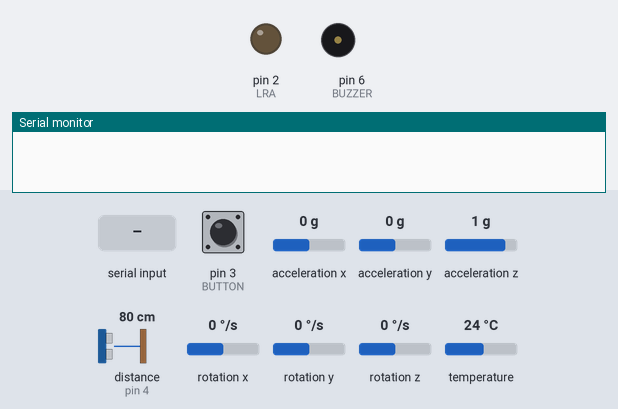
Bench run of a sketch on a simulated Arduino Uno, built with avr-gcc and run on an emulated ATmega328P. Parts: output pins drawn as LEDs (lit = HIGH), buzzer (waves = sounding), the last lines printed to the serial monitor. Wiring (inferred from the names in the program): ultrasonic range finder: trigger pin 5; echo pin 4. The inputs (shaded band) are chosen by the test bench; at power-on: distance to the obstacle (sensor on pin 4) 80 cm, pin 3 (BUTTON) LOW, acceleration x 0 g, acceleration y 0 g, acceleration z 1 g, rotation x 0 °/s, rotation y 0 °/s, rotation z 0 °/s, temperature 24 °C. The echo pulse lasts 58.3 µs per cm; pins used as bus, display or sensor lines are not drawn.

Above: at 0.01 s.
1.4 s: "e" received over the second serial link
At 2.5 s:
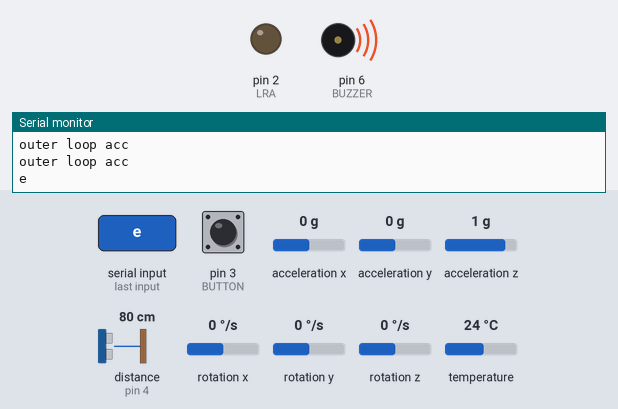
4.4 s: "w" received over the second serial link
At 5.63 s:
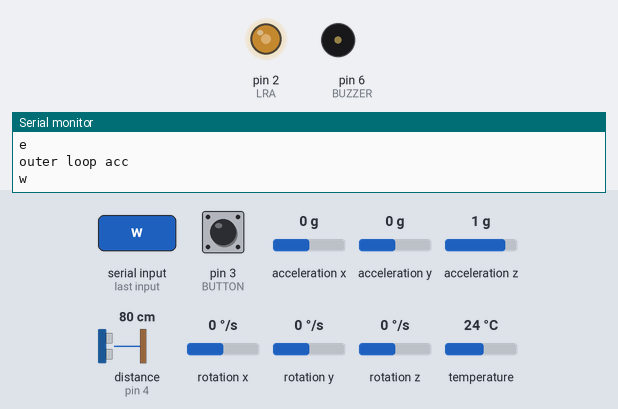
7.4 s: "b" received over the second serial link
At 8.0 s:
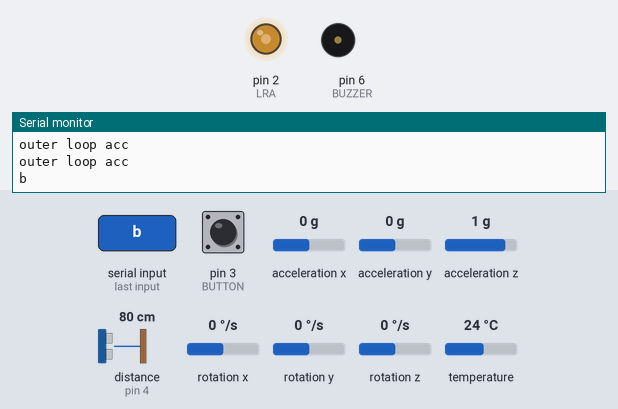
10.4 s: distance to the obstacle (sensor on pin 4) set to 96 cm
13.4 s: distance to the obstacle (sensor on pin 4) set to 106 cm
16.4 s: "a" received over the second serial link
At 19.5 s:
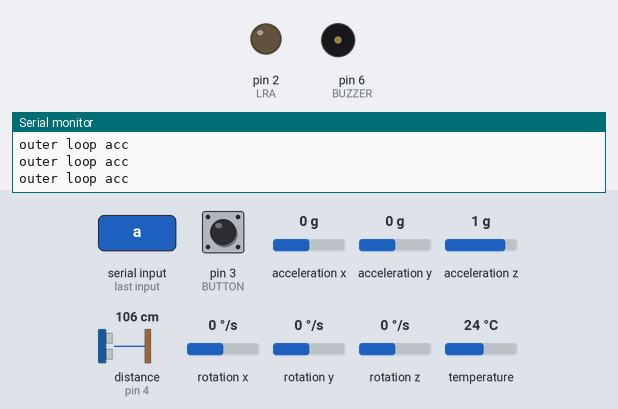
Timing chart, 0 to 20.4 s (numbered marks = the images above; inputs shaded):
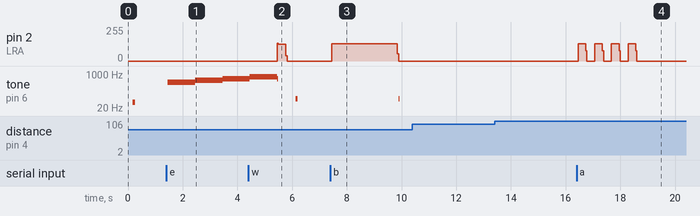

Measured:
- after the input at 1.4 s, tone on pin 6 (BUZZER): silent → 396 Hz after 0.06 s, → 497 Hz 1.0 s later, → 585 Hz 1.0 s later
- after the input at 4.4 s, pin 2 (LRA): 0/255 → 124/255 after 1.1 s, → 0/255 0.32 s later
- after the input at 7.4 s, pin 2 (LRA): 0/255 → 129/255 after 0.05 s, → 0/255 2.4 s later; tone on pin 6 (BUZZER): silent → 59 Hz after 2.5 s, → silent 0.04 s later
- after the input at 16.4 s, pin 2 (LRA): 0/255 → 128/255 after 0.06 s, then repeats every 0.61 s: 76/255 0.04 s, 0/255 0.29 s, 128/255 0.28 s, until it stays 0/255 from 18.6 s

The sketch:

code.ino
```cpp
int dirs[5] = {1,0,-1,0,1};
long tune_delay = 500;
int tune1[] = {300, 500};
int tune2[] = {400, 500, 600, 800};
long vibrate_delay = 300;
float calx_arr[] = {0.0, 0.0, 0.0, 0.0, 0.0};
float caly_arr[] = {0.0, 0.0, 0.0, 0.0, 0.0};
int stable_num = 0;
int ack = 0;
/*
  Code for Reading Values from Accelerometer is adapted from https://electropeak.com/learn/interfacing-gy-521-mpu6050-3-axis-accelerometer-gyroscope-with-arduino/
  *
  * GY-521 (MPU6050) 3-Axis Accelerometer-Gyroscope Sensor
  * modified on 28 Sep 2020
  * by Mohammad Reza Akbari @ Electropeak
  * Home

  * Based on Adafruit Example

  Code for Getting Distance from Ultrasound adopted from Prof. Lopes' provided code in the PID balance assignment
*/
#define ECHO 4 // attach pin D5 Arduino to pin Echo of HC-SR04
#define TRIG 5 //attach pin D6 Arduino to pin Trig of HC-SR04
#define BUZZER 6
#define BUTTON 3
#define LRA 2
// filter
#include "Filter.h" // install "MegunoLink" library
ExponentialFilter<float> FilteredDistance(10, 0);

#include <Adafruit_MPU6050.h>
#include <Adafruit_Sensor.h>
#include <Wire.h>

#include <SoftwareSerial.h>
SoftwareSerial MyBlue(7, 8); // Change this
Adafruit_MPU6050 mpu;
unsigned long button_press = 0;
unsigned long lastTime = 0;
float lastDistance = 0;
float raw_distance = 0;
boolean ultrasound_ongoing = false;
int ultrasound_phase = 0;
int ultrasound_frequency = 0;
unsigned long ultrasound_period = 0;
unsigned long ultrasound_last = 0;
float cal_x = 0.0, cal_y = 0.0;
float move_dist = 0.50;
boolean game_running = true;
void setup(void) {
  Serial.begin(9600);
  while (!Serial) {
    delay(10); // will pause Zero, Leonardo, etc until serial console opens
  }

  // Try to initialize!
  if (!mpu.begin()) {
    Serial.println("Failed to find MPU6050 chip");
    while (1) {
      delay(10);
    }
  }
  MyBlue.write('a');
  mpu.setAccelerometerRange(MPU6050_RANGE_16_G);
  mpu.setGyroRange(MPU6050_RANGE_250_DEG);
  mpu.setFilterBandwidth(MPU6050_BAND_21_HZ);
  //Serial.println("");
  delay(100);

  pinMode(TRIG, OUTPUT);         // set ultrasonic sensor trigger pin
  pinMode(ECHO, INPUT);          // set ultrasonic sensor echo pin
  pinMode(BUZZER, OUTPUT);
  pinMode(BUTTON, INPUT);
  pinMode(LRA, OUTPUT);
  MyBlue.begin(9600);
  digitalWrite(LRA, LOW);
}

void loop() {
  unsigned long cur_t = millis();
  if(digitalRead(BUTTON) == HIGH){
    game_running = !game_running;
    button_press += 1;
    char cc = button_press % 2 == 0 ? 'r' : 'p';
    MyBlue.write(cc);
  }
  if(MyBlue.available()){
    char c = MyBlue.read();
    Serial.println(c);
    switch (c) {
      case 'w':
        vibrate();
        break;
      case 'a':
        vibrate();
        vibrate();
        vibrate();
        vibrate();
        break;
      case 's':
        vibrate();
        vibrate();
        vibrate();
        break;
      case 'd':
        vibrate();
        vibrate();
        break;
      case 'f':
        play_tune(tune1, 2);
        break;
      case 'e':
        play_tune(tune2, 4);
        break;
      case 'b':
        long_vibrate();
        break;
      default:
        // statements
        break;
    }
  }
  //Serial.println("ww");
  sensors_event_t a, g, temp;
  ultrasound_buzz();
  mpu.getEvent(&a, &g, &temp);
  Serial.println("outer loop acc");
  lastTime = millis();
  float acx = a.acceleration.x - cal_x, acy = a.acceleration.y - cal_y;
  float vx = 0.0, vy = 0.0, dx = 0.0, dy = 0.0;
  unsigned long loopstart = millis();
  if((abs(acx) >= 1.5 || abs(acy) >= 1.5 || abs(vx) >= 0.20 || abs(vy) >= 0.20) && (abs(dx) <= move_dist && abs(dy) <= move_dist && millis() - loopstart < 2000)){
    while((abs(acx) >= 1.5 || abs(acy) >= 1.5 || abs(vx) >= 0.20 || abs(vy) >= 0.20) && (abs(dx) <= move_dist && abs(dy) <= move_dist && millis() - loopstart < 2000)){
      ultrasound_buzz();
      mpu.getEvent(&a, &g, &temp);
      Serial.println("inner loop acc");
      unsigned long curTime = millis();
      float acx_new = a.acceleration.x - cal_x, acy_new = a.acceleration.y - cal_y;
      unsigned long diff = curTime - lastTime;
      float vx_new = vx + (acx + acx_new) / 2 * diff / 1000.0, vy_new = vy + (acy + acy_new) / 2 * diff / 1000.0;
      float dx_new = dx + (vx + vx_new) / 2 * diff / 1000.0, dy_new = dy + (vy + vy_new) / 2 * diff / 1000.0;
      lastTime = curTime;
      acx = acx_new;
      acy = acy_new;
      vx = vx_new;
      vy = vy_new;
      dx = dx_new;
      dy = dy_new;
      /*Serial.print(acx);
      Serial.print(" ");
      Serial.print(acy);
      Serial.print(" ");
      Serial.println(a.acceleration.z);*/
    }
    stable_num = 0;
  }
  else{
    if(stable_num < 1){
      calx_arr[stable_num] = acx;
      caly_arr[stable_num] = acy;
      stable_num += 1;
    }
    else if(stable_num == 1){
      for(int i = 0; i < 4; ++i){
        calx_arr[i] = calx_arr[i + 1];
        caly_arr[i] = caly_arr[i + 1];
      }
      calx_arr[4] = acx;
      caly_arr[4] = acy;
      cal_x += avg(calx_arr, 1);
      cal_y += avg(caly_arr, 1);
      stable_num += 1;
      Serial.println("Calibrate complete");
    }
  }
  cal_x = 0.0;
  cal_y = 0.0;
  if(game_running){
    boolean print_d = true;
    /*
    //Accelerometer sending movement
    if(dx >= move_dist){
      MyBlue.write('d');
    }
    else if(dx <= -1 * move_dist){
      MyBlue.write('a');
    }
    else if(dy >= move_dist){
      MyBlue.write('w');
    }
    else if(dy <= -1 * move_dist){
      MyBlue.write('s');
    }
    else{
      print_d = false;
    }
    if(print_d){
      Serial.print(" acx: ");
      Serial.print(acx);
      Serial.print(" acy: ");
      Serial.print(acy);
      Serial.print(" vx: ");
      Serial.print(vx);
      Serial.print(" vy: ");
      Serial.print(vy);
      Serial.print(" dx: ");
      Serial.print(dx);
      Serial.print(" dy: ");
      Serial.println(dy);

    }*/
  }
}

void ultrasound_buzz(){
  raw_distance = grab_distance();
  //Serial.println(raw_distance);
  if((int)raw_distance < 100){
    if(!ultrasound_ongoing){
      //Serial.println("start playing");
      ultrasound_last = micros();
      ultrasound_ongoing = true;
      ultrasound_phase = 1;
      ultrasound_frequency = (int)(50 + 8 * (100 - raw_distance));
      ultrasound_period = 500000 / ultrasound_frequency;
      digitalWrite(BUZZER, HIGH);
    }
    else{
      unsigned long ultrasound_cur = micros();
      if(ultrasound_cur - ultrasound_last >= ultrasound_period){
        if(ultrasound_phase == 1){
          digitalWrite(BUZZER, LOW);
          ultrasound_last = ultrasound_cur;
          ultrasound_phase = 0;
        }
        else{
          //Serial.println("AAA");
          ultrasound_last = micros();
          ultrasound_phase = 1;
          ultrasound_frequency = (int)(50 + 8 * (100 - raw_distance));
          ultrasound_period = 500000 / ultrasound_frequency;
          digitalWrite(BUZZER, HIGH);
        }
      }
    }
  }
  else{
    ultrasound_ongoing = false;
    digitalWrite(BUZZER, LOW);
  }
}

void clear_ongoing_var(){
  ultrasound_ongoing = false;
  digitalWrite(BUZZER, LOW);
}

void vibrate(){
  clear_ongoing_var();
  for(int i = 0; i < vibrate_delay / 2; ++i){
    digitalWrite(LRA, HIGH);
    delay(1);
    digitalWrite(LRA, LOW);
    delay(1);
  }
  delay(vibrate_delay);
}

void long_vibrate(){
  clear_ongoing_var();
  for(int i = 0; i < vibrate_delay * 4; ++i){
    digitalWrite(LRA, HIGH);
    delay(1);
    digitalWrite(LRA, LOW);
    delay(1);
  }
}

float avg(float arr[], int len){
  float sum = 0.0;
  for(int i = 0; i < len; ++i){
    //Serial.println(arr[i]);
    sum += arr[i];
  }
  return sum / len;
}

void play_tune(int arr[], int len){
  clear_ongoing_var();
  for(int ind = 0; ind < len; ++ind){
    long d_tot = tune_delay * 1000, d_once = 500000 / arr[ind];
    for(int i = 0; i < d_tot / d_once; ++i){
      delayMicroseconds(d_once);
      digitalWrite(BUZZER, HIGH);
      delayMicroseconds(d_once);
      digitalWrite(BUZZER, LOW);
    }
  }
}
float distance_filter(float raw_distance) {
  if (raw_distance > 25) {
    raw_distance = lastDistance;
  }
  FilteredDistance.Filter(raw_distance);
  float smooth_distance = FilteredDistance.Current();
  lastDistance = raw_distance;
  return smooth_distance;
}

float grab_distance() {
  // Clears the trigPin condition
  digitalWrite(TRIG, LOW);
  delayMicroseconds(2);
  // Sets the trigPin HIGH (ACTIVE) for 10 microseconds
  digitalWrite(TRIG, HIGH);
  delayMicroseconds(10);
  digitalWrite(TRIG, LOW);
  // Reads the echoPin, returns the sound wave travel time in microseconds
  float duration = pulseIn(ECHO, HIGH);
  // Calculating the distance
  float distance = duration * 0.034 / 2; // Speed of sound wave divided by 2 (go and back)
  // Displays the distance on the Serial Monitor
  return distance;
}
```
